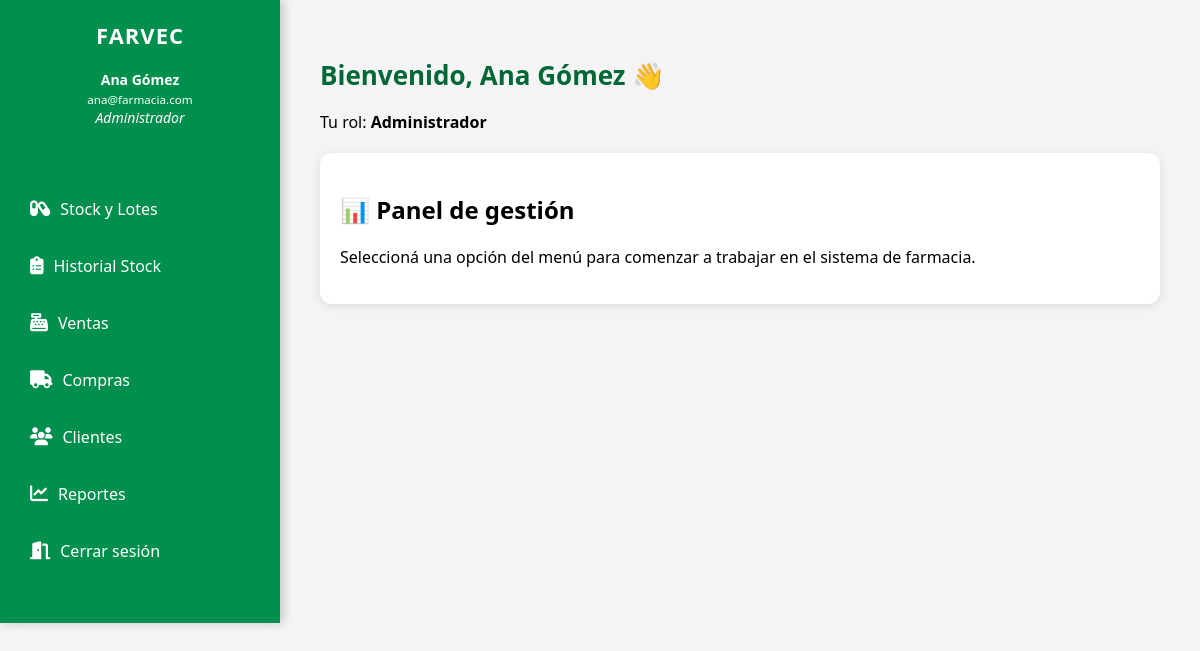
Screenshot of /menu.php (signed in) with the database file from the repository.
### tables this page shows
CREATE TABLE Usuario (
    id INT AUTO_INCREMENT PRIMARY KEY,
    nombre VARCHAR(100) NOT NULL,
    email VARCHAR(100) UNIQUE NOT NULL,
    usuario VARCHAR(50) UNIQUE NOT NULL,
    password VARCHAR(255) NOT NULL,
    rol ENUM('Administrador','Farmaceutico','Empleado') NOT NULL,
    fecha_creacion DATETIME DEFAULT CURRENT_TIMESTAMP
);

### Menu.php (the view, shortened to what this page needs)
<?php
$conn = new Conexion();
$conexion = $conn->conexion;
$usuario_id = $_SESSION["usuario_id"];
$sql = "SELECT nombre, email, rol FROM Usuario WHERE id = ?";
$stmt = $conexion->prepare($sql);
$stmt->bind_param("i", $usuario_id);
$stmt->execute();
$resultado = $stmt->get_result();
$usuario = $resultado->fetch_assoc();
?>
<!DOCTYPE html>
<html lang="es">
<head>
  <link rel="stylesheet" href="https://cdnjs.cloudflare.com/ajax/libs/font-awesome/6.5.0/css/all.min.css">
</head>
<body>
  <div class="sidebar">
    <h2>Farvec</h2>
    <div class="user-info">
      <strong><?= htmlspecialchars($usuario["nombre"]) ?></strong><br>
      <small><?= htmlspecialchars($usuario["email"]) ?></small><br>
      <em><?= htmlspecialchars($usuario["rol"]) ?></em>
    </div>
    <ul>
      <?php if ($usuario['rol'] === 'Administrador' || $usuario['rol'] === 'Farmaceutico'): ?>
        <li><a href="stock.php"><i class="fa-solid fa-capsules"></i> Stock y Lotes</a></li>
        <li><a href="Historial.php"><i class="fa-solid fa-clipboard-list"></i> Historial Stock</a></li>
      <?php endif; ?>
      <li><a href="ventas.php"><i class="fa-solid fa-cash-register"></i> Ventas</a></li>
      <li><a href="compras.php"><i class="fa-solid fa-truck"></i> Compras</a></li>
      <li><a href="clientes.php"><i class="fa-solid fa-users"></i> Clientes</a></li>
      <li><a href="reportes.php"><i class="fa-solid fa-chart-line"></i> Reportes</a></li>
      <li><a href="logout.php"><i class="fa-solid fa-door-open"></i> Cerrar sesión</a></li>
    </ul>
  </div>
  <div class="contenido">
    <h1>Bienvenido, <?= htmlspecialchars($usuario["nombre"]) ?> 👋</h1>
    <p>Tu rol: <strong><?= htmlspecialchars($usuario["rol"]) ?></strong></p>
    <div class="card">
      <h2>📊 Panel de gestión</h2>
      <p>Seleccioná una opción del menú para comenzar a trabajar en el sistema de farmacia.</p>
    </div>
  </div>
</body>
</html>

### Menu.php (style rules this page uses)
:root { --verde: #008f4c; --verde-oscuro: #006837; --blanco: #ffffff; --gris: #f4f4f4; --acento: #e85c4a; }
body { margin: 0; font-family: 'Segoe UI', sans-serif; display: flex; flex-direction: row; background-color: var(--gris); }
.sidebar { width: 240px; background-color: var(--verde); color: var(--blanco); padding: 20px; box-shadow: 3px 0 10px rgba(0, 0, 0, 0.2); display: flex; flex-direction: column; align-items: center; animation: slideIn 0.8s ease; }
.sidebar h2 { margin: 0 0 20px 0; font-size: 22px; font-weight: bold; text-transform: uppercase; letter-spacing: 1px; }
.user-info { font-size: 14px; margin-bottom: 30px; text-align: center; }
ul { list-style: none; padding: 0; width: 100%; }
ul li { margin: 15px 0; }
ul li a { text-decoration: none; color: var(--blanco); display: flex; align-items: center; padding: 10px; border-radius: 8px; transition: background-color 0.3s, transform 0.2s; }
ul li a i { margin-right: 10px; font-size: 18px; }
.contenido { flex: 1; padding: 40px; min-width: 0; box-sizing: border-box; animation: fadeIn 1s ease; }
h1 { font-size: 26px; color: var(--verde-oscuro); animation: fadeUp 1s ease; }
.card { background: var(--blanco); padding: 20px; margin: 20px 0; border-radius: 12px; box-shadow: 0 2px 10px rgba(0,0,0,0.1); transition: transform 0.3s ease, box-shadow 0.3s ease; }

### rows the page displays
usuario: nombre "Ana Gómez", email "ana@farmacia.com", rol "Administrador"
